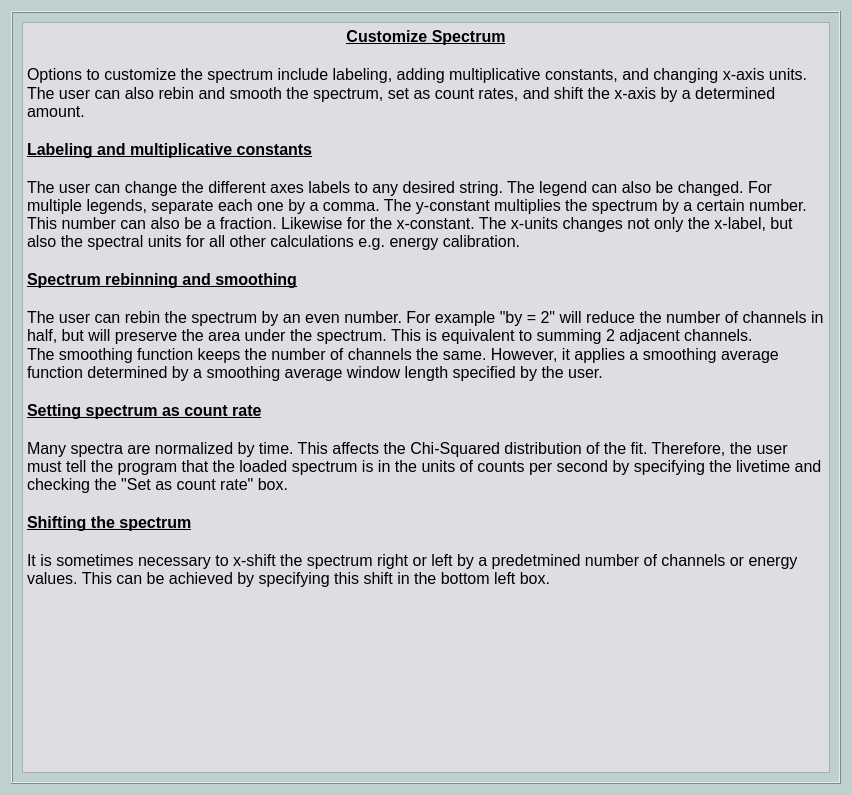
<?xml version="1.0" encoding="UTF-8"?>
<ui version="4.0">
 <class>Dialog</class>
 <widget class="QDialog" name="Dialog">
  <property name="geometry">
   <rect>
    <x>0</x>
    <y>0</y>
    <width>852</width>
    <height>795</height>
   </rect>
  </property>
  <property name="windowTitle">
   <string>Dialog</string>
  </property>
  <property name="styleSheet">
   <string notr="true">background-color: rgb(190, 209, 206);</string>
  </property>
  <layout class="QGridLayout" name="gridLayout">
   <item row="0" column="0">
    <widget class="QFrame" name="frame">
     <property name="frameShape">
      <enum>QFrame::Box</enum>
     </property>
     <property name="frameShadow">
      <enum>QFrame::Raised</enum>
     </property>
     <layout class="QGridLayout" name="gridLayout_2">
      <item row="0" column="0">
       <widget class="QTextBrowser" name="textBrowser">
        <property name="styleSheet">
         <string notr="true">background-color: rgb(221, 221, 227);</string>
        </property>
        <property name="html">
         <string>&lt;!DOCTYPE HTML PUBLIC &quot;-//W3C//DTD HTML 4.0//EN&quot; &quot;http://www.w3.org/TR/REC-html40/strict.dtd&quot;&gt;
&lt;html&gt;&lt;head&gt;&lt;meta name=&quot;qrichtext&quot; content=&quot;1&quot; /&gt;&lt;style type=&quot;text/css&quot;&gt;
p, li { white-space: pre-wrap; }
&lt;/style&gt;&lt;/head&gt;&lt;body style=&quot; font-family:'MS Shell Dlg 2'; font-size:7.8pt; font-weight:400; font-style:normal;&quot;&gt;
&lt;p align=&quot;center&quot; style=&quot; margin-top:0px; margin-bottom:0px; margin-left:0px; margin-right:0px; -qt-block-indent:0; text-indent:0px;&quot;&gt;&lt;span style=&quot; font-size:12pt; font-weight:600; text-decoration: underline;&quot;&gt;Customize Spectrum&lt;/span&gt;&lt;/p&gt;
&lt;p align=&quot;center&quot; style=&quot;-qt-paragraph-type:empty; margin-top:0px; margin-bottom:0px; margin-left:0px; margin-right:0px; -qt-block-indent:0; text-indent:0px; font-size:12pt; font-weight:600; text-decoration: underline;&quot;&gt;&lt;br /&gt;&lt;/p&gt;
&lt;p style=&quot; margin-top:0px; margin-bottom:0px; margin-left:0px; margin-right:0px; -qt-block-indent:0; text-indent:0px;&quot;&gt;&lt;span style=&quot; font-size:12pt;&quot;&gt;Options to customize the spectrum include labeling, adding multiplicative constants, and changing x-axis units.&lt;/span&gt;&lt;/p&gt;
&lt;p style=&quot; margin-top:0px; margin-bottom:0px; margin-left:0px; margin-right:0px; -qt-block-indent:0; text-indent:0px;&quot;&gt;&lt;span style=&quot; font-size:12pt;&quot;&gt;The user can also rebin and smooth the spectrum, set as count rates, and shift the x-axis by a determined amount.&lt;/span&gt;&lt;/p&gt;
&lt;p style=&quot;-qt-paragraph-type:empty; margin-top:0px; margin-bottom:0px; margin-left:0px; margin-right:0px; -qt-block-indent:0; text-indent:0px; font-size:12pt;&quot;&gt;&lt;br /&gt;&lt;/p&gt;
&lt;p style=&quot; margin-top:0px; margin-bottom:0px; margin-left:0px; margin-right:0px; -qt-block-indent:0; text-indent:0px;&quot;&gt;&lt;span style=&quot; font-size:12pt; font-weight:600; text-decoration: underline;&quot;&gt;Labeling and multiplicative constants&lt;/span&gt;&lt;/p&gt;
&lt;p style=&quot;-qt-paragraph-type:empty; margin-top:0px; margin-bottom:0px; margin-left:0px; margin-right:0px; -qt-block-indent:0; text-indent:0px; font-size:12pt; font-weight:600; text-decoration: underline;&quot;&gt;&lt;br /&gt;&lt;/p&gt;
&lt;p style=&quot; margin-top:0px; margin-bottom:0px; margin-left:0px; margin-right:0px; -qt-block-indent:0; text-indent:0px;&quot;&gt;&lt;span style=&quot; font-size:12pt;&quot;&gt;The user can change the different axes labels to any desired string. The legend can also be changed. For multiple legends, separate each one by a comma. The y-constant multiplies the spectrum by a certain number. This number can also be a fraction. Likewise for the x-constant. The x-units changes not only the x-label, but also the spectral units for all other calculations e.g. energy calibration.&lt;/span&gt;&lt;/p&gt;
&lt;p style=&quot;-qt-paragraph-type:empty; margin-top:0px; margin-bottom:0px; margin-left:0px; margin-right:0px; -qt-block-indent:0; text-indent:0px; font-size:12pt;&quot;&gt;&lt;br /&gt;&lt;/p&gt;
&lt;p style=&quot; margin-top:0px; margin-bottom:0px; margin-left:0px; margin-right:0px; -qt-block-indent:0; text-indent:0px;&quot;&gt;&lt;span style=&quot; font-size:12pt; font-weight:600; text-decoration: underline;&quot;&gt;Spectrum rebinning and smoothing&lt;/span&gt;&lt;/p&gt;
&lt;p style=&quot;-qt-paragraph-type:empty; margin-top:0px; margin-bottom:0px; margin-left:0px; margin-right:0px; -qt-block-indent:0; text-indent:0px; font-size:12pt; font-weight:600; text-decoration: underline;&quot;&gt;&lt;br /&gt;&lt;/p&gt;
&lt;p style=&quot; margin-top:0px; margin-bottom:0px; margin-left:0px; margin-right:0px; -qt-block-indent:0; text-indent:0px;&quot;&gt;&lt;span style=&quot; font-size:12pt;&quot;&gt;The user can rebin the spectrum by an even number. For example &amp;quot;by = 2&amp;quot; will reduce the number of channels in half, but will preserve the area under the spectrum. This is equivalent to summing 2 adjacent channels.&lt;/span&gt;&lt;/p&gt;
&lt;p style=&quot; margin-top:0px; margin-bottom:0px; margin-left:0px; margin-right:0px; -qt-block-indent:0; text-indent:0px;&quot;&gt;&lt;span style=&quot; font-size:12pt;&quot;&gt;The smoothing function keeps the number of channels the same. However, it applies a smoothing average function determined by a smoothing average window length specified by the user.&lt;/span&gt;&lt;/p&gt;
&lt;p style=&quot;-qt-paragraph-type:empty; margin-top:0px; margin-bottom:0px; margin-left:0px; margin-right:0px; -qt-block-indent:0; text-indent:0px; font-size:12pt;&quot;&gt;&lt;br /&gt;&lt;/p&gt;
&lt;p style=&quot; margin-top:0px; margin-bottom:0px; margin-left:0px; margin-right:0px; -qt-block-indent:0; text-indent:0px;&quot;&gt;&lt;span style=&quot; font-size:12pt; font-weight:600; text-decoration: underline;&quot;&gt;Setting spectrum as count rate&lt;/span&gt;&lt;/p&gt;
&lt;p style=&quot;-qt-paragraph-type:empty; margin-top:0px; margin-bottom:0px; margin-left:0px; margin-right:0px; -qt-block-indent:0; text-indent:0px; font-size:12pt; font-weight:600; text-decoration: underline;&quot;&gt;&lt;br /&gt;&lt;/p&gt;
&lt;p style=&quot; margin-top:0px; margin-bottom:0px; margin-left:0px; margin-right:0px; -qt-block-indent:0; text-indent:0px;&quot;&gt;&lt;span style=&quot; font-size:12pt;&quot;&gt;Many spectra are normalized by time. This affects the Chi-Squared distribution of the fit. Therefore, the user must tell the program that the loaded spectrum is in the units of counts per second by specifying the livetime and checking the &amp;quot;Set as count rate&amp;quot; box.&lt;/span&gt;&lt;/p&gt;
&lt;p style=&quot;-qt-paragraph-type:empty; margin-top:0px; margin-bottom:0px; margin-left:0px; margin-right:0px; -qt-block-indent:0; text-indent:0px; font-size:12pt;&quot;&gt;&lt;br /&gt;&lt;/p&gt;
&lt;p style=&quot; margin-top:0px; margin-bottom:0px; margin-left:0px; margin-right:0px; -qt-block-indent:0; text-indent:0px;&quot;&gt;&lt;span style=&quot; font-size:12pt; font-weight:600; text-decoration: underline;&quot;&gt;Shifting the spectrum&lt;/span&gt;&lt;/p&gt;
&lt;p style=&quot;-qt-paragraph-type:empty; margin-top:0px; margin-bottom:0px; margin-left:0px; margin-right:0px; -qt-block-indent:0; text-indent:0px; font-size:12pt; font-weight:600; text-decoration: underline;&quot;&gt;&lt;br /&gt;&lt;/p&gt;
&lt;p style=&quot; margin-top:0px; margin-bottom:0px; margin-left:0px; margin-right:0px; -qt-block-indent:0; text-indent:0px;&quot;&gt;&lt;span style=&quot; font-size:12pt;&quot;&gt;It is sometimes necessary to x-shift the spectrum right or left by a predetmined number of channels or energy values. This can be achieved by specifying this shift in the bottom left box.&lt;/span&gt;&lt;/p&gt;&lt;/body&gt;&lt;/html&gt;</string>
        </property>
       </widget>
      </item>
     </layout>
    </widget>
   </item>
  </layout>
 </widget>
 <resources/>
 <connections/>
</ui>
